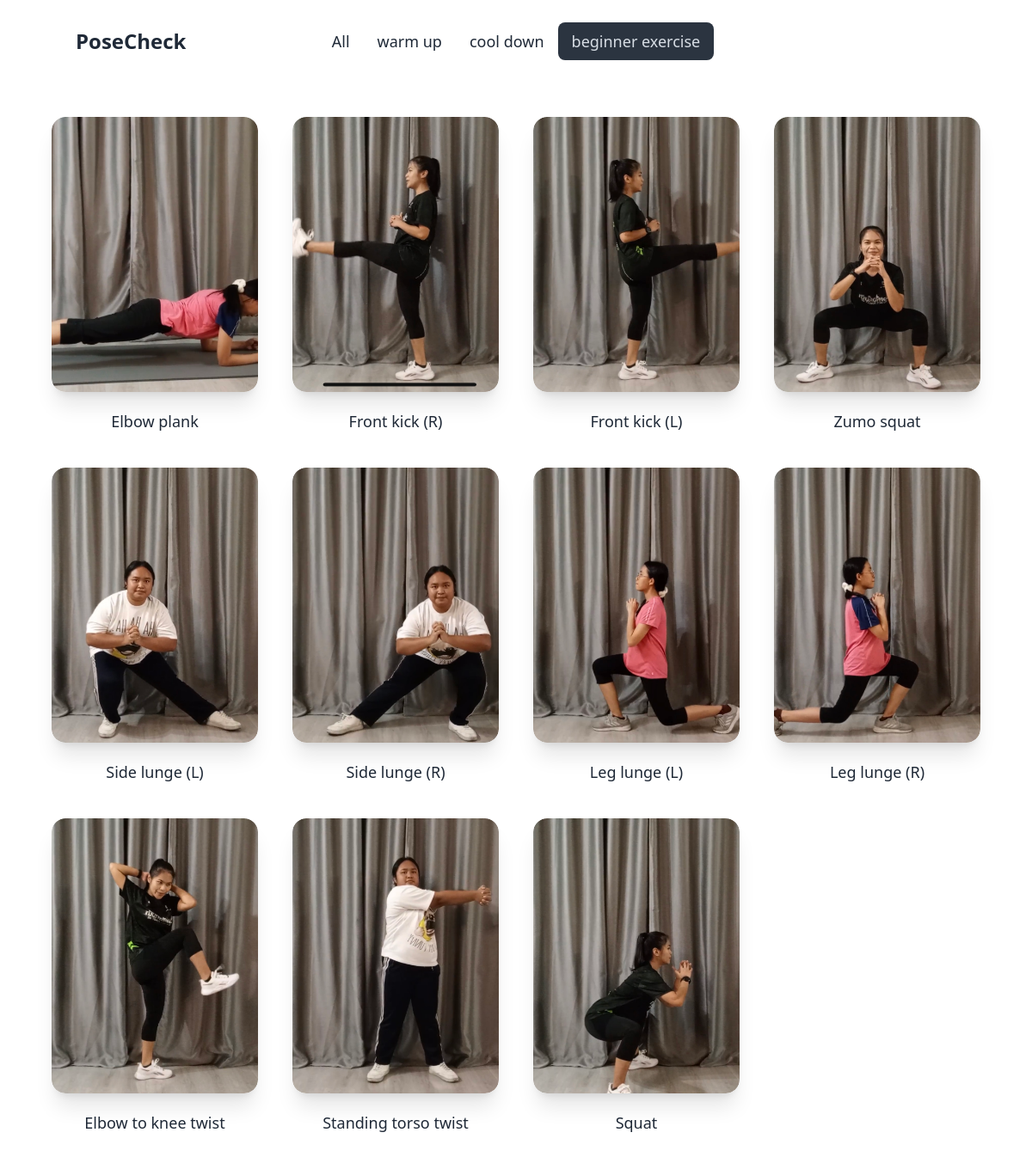
The page /PoseCheck/?categoryid=4 on the database its author committed.
### PoseCheck/models.py (models this page shows, shortened)
class Category(models.Model):
    name = models.CharField(max_length=100, default="warm up")

class Exercise(models.Model):
    code = models.CharField(max_length=10, unique=True)
    slug = models.SlugField(max_length=200, unique=True)
    title = models.CharField(max_length=200, unique=True)
    category = models.ForeignKey(Category, null=True, blank=True, on_delete=models.CASCADE)
    image = models.FileField(upload_to='upload', null=True, blank=True)
    video = models.TextField(null=True, blank=True)
    time = models.CharField(max_length=10)
    description = models.TextField(null=True, blank=True)
    create = models.DateTimeField(auto_now_add=True)
    update = models.DateTimeField(auto_now=True)
    def show_image(self):
        if self.image:
            return format_html('<img src="' + self.image.url + '" height="50px">')
        else:
            return ''
    show_image.allow_tags = True

### PoseCheck/views.py (the view)
# urls.py: path('',views.index, name='index'),
def index(request):
    category = Category.objects.all()
    exercise = Exercise.objects.all()
    categ_id = request.GET.get('categoryid')
    if categ_id:
        exercise = exercise.filter(category_id = categ_id)
    return render(request, 'posecheck/index.html', {
        'category':category,
        'exercise':exercise,
        'categ_id':categ_id,
    })

### templates/PoseCheck/index.html (shortened to what this page needs)
{% extends "layouts/baseforhomepage.html" %}
{% block content %}
    {% for e in exercise %}
    <a href="{% url 'PoseCheck:description' slug=e.slug %}" class="group flex flex-col items-center">
        <div class="card w-40 h-60 md:w-52 md:h-72 lg:w-60 lg:h-80 bg-base-100 shadow-xl image-full group-hover:scale-110 group-hover:duration-500">
            <figure>
                {% if e.image %}
                <img src="{{ e.image.url }}" alt="{{ e.title }}" />
                {% else %}
                <img src="#" alt="No Image Available" />
                {% endif %}
            </figure>
        </div>
        <div class="pt-5 text-md font-medium sm:text-xl md:text-lg">
            {{ e.title }}
        </div>
    </a>
    {% endfor %}
{% endblock %}

### templates/layouts/baseforhomepage.html (shortened to what this page needs)
<!DOCTYPE html>
<html>
    <head>
        <link href="https://cdn.jsdelivr.net/npm/daisyui@4.7.2/dist/full.min.css" rel="stylesheet" type="text/css" />
        <script src="https://cdn.tailwindcss.com"></script>
    </head>
    <body>
        <div class="navbar bg-base-100">
            <div class="navbar-start">
              <a href="{% url 'myapp:index' %}" class="link link-hover text-2xl font-bold md:ps-20">PoseCheck</a>
            </div>
            <div class="navbar-center hidden lg:flex">
                <ul class="menu menu-horizontal px-1">
                  <li><a href="{% url 'PoseCheck:index' %}" class="text-lg {% if not categ_id %}active{% endif %}" >All</a></li>
                  {% for c in category %}
                  <li><a href="{% url 'PoseCheck:index' %}?categoryid={{c.id}}" class="text-lg {% if categ_id|add:'0' == c.id %}active{% endif %}">{{c.name}}</a></li>
                  {% endfor %}
                </ul>
            </div>
        </div>
        <div class="hero p-10">
            <div class="grid grid-cols-2 content-around gap-10 md:grid-cols-3 lg:grid-cols-4 xl:grid-cols-5">
            {% block content %}
            {% endblock %}
            </div>
        </div>
    </body>
</html>

### templates/layouts/baseforhomepage.html (style rules this page uses)
.navbar { min-height: 6rem; }
.card { overflow: hidden; }
.card.image-full:before { opacity: 0; object-fit: scale-down; }
.card.image-full > figure img { transition: 0.5s; }

### rows shown on the page
Category: name "warm up"
Category: name "cool down"
Category: name "beginner exercise"
Exercise: image (picture), title "Elbow plank"
Exercise: image (picture), title "Front kick (R)"
Exercise: image (picture), title "Front kick (L)"
Exercise: image (picture), title "Zumo squat"
Exercise: image (picture), title "Side lunge (L)"
Exercise: image (picture), title "Side lunge (R)"
Exercise: image (picture), title "Leg lunge (L)"
Exercise: image (picture), title "Leg lunge (R)"
Exercise: image (picture), title "Elbow to knee twist"
Exercise: image (picture), title "Standing torso twist"
Exercise: image (picture), title "Squat"
